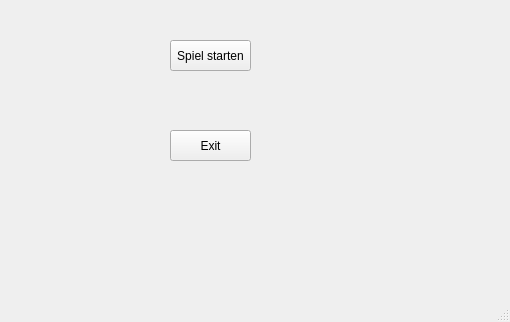
<?xml version="1.0" encoding="UTF-8"?>
<ui version="4.0">
 <class>MainWindow</class>
 <widget class="QMainWindow" name="MainWindow">
  <property name="geometry">
   <rect>
    <x>0</x>
    <y>0</y>
    <width>510</width>
    <height>322</height>
   </rect>
  </property>
  <property name="windowTitle">
   <string>MainWindow</string>
  </property>
  <widget class="QWidget" name="centralwidget">
   <widget class="QPushButton" name="pushButton">
    <property name="geometry">
     <rect>
      <x>170</x>
      <y>40</y>
      <width>81</width>
      <height>31</height>
     </rect>
    </property>
    <property name="text">
     <string>Spiel starten</string>
    </property>
   </widget>
   <widget class="QPushButton" name="pushButton_2">
    <property name="geometry">
     <rect>
      <x>170</x>
      <y>130</y>
      <width>81</width>
      <height>31</height>
     </rect>
    </property>
    <property name="text">
     <string>Exit</string>
    </property>
   </widget>
  </widget>
  <widget class="QMenuBar" name="menubar">
   <property name="geometry">
    <rect>
     <x>0</x>
     <y>0</y>
     <width>510</width>
     <height>17</height>
    </rect>
   </property>
  </widget>
  <widget class="QStatusBar" name="statusbar"/>
 </widget>
 <resources/>
 <connections/>
</ui>
